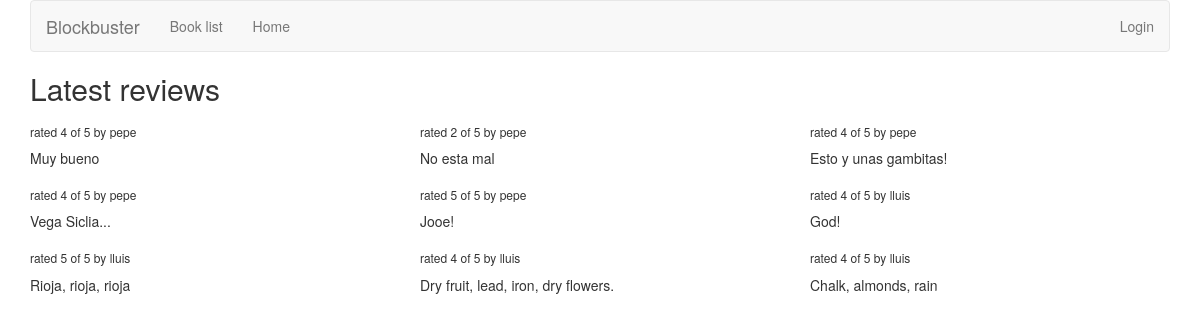
The app's page /bookfinder/ with its own data.
### bookfinder/models.py (models this page shows)
class Review(models.Model):
    RATING_CHOICES = (
        (1, '1'),
        (2, '2'),
        (3, '3'),
        (4, '4'),
        (5, '5'),
    )
    book = models.ForeignKey(Book)
    pub_date = models.DateTimeField('date published')
    user_name = models.CharField(max_length=100)
    comment = models.CharField(max_length=200)
    rating = models.IntegerField(choices=RATING_CHOICES)

### bookfinder/views.py (the view)
def review_list(request):
    latest_review_list = Review.objects.order_by('-pub_date')[:9]
    context = {'latest_review_list':latest_review_list}
    return render(request, 'bookfinder/review_list.html', context)

### bookfinder/templates/bookfinder/review_list.html (shortened to what this page needs)
{% extends 'base.html' %}
{% block title %}
  <h2>Latest reviews</h2>
{% endblock %}
{% block content %}
  {% if latest_review_list %}
  <div class="row">
      {% for review in latest_review_list %}
      <div class="col-xs-6 col-lg-4">
          <h6>rated {{ review.rating }} of 5 by {{ review.user_name }}</h6>
          <p>{{ review.comment }}</p>
      </div>
      {% endfor %}
  </div>
  {% else %}
    <p>No reviews are available.</p>
  {% endif %}
{% endblock %}

### records on screen
Review: rating "4", user_name "pepe", comment "Muy bueno"
Review: rating "2", user_name "pepe", comment "No esta mal"
Review: rating "4", user_name "pepe", comment "Esto y unas gambitas!"
Review: rating "4", user_name "pepe", comment "Vega Siclia..."
Review: rating "5", user_name "pepe", comment "Jooe!"
Review: rating "4", user_name "lluis", comment "God!"
Review: rating "5", user_name "lluis", comment "Rioja, rioja, rioja"
Review: rating "4", user_name "lluis", comment "Dry fruit, lead, iron, dry flowers."
Review: rating "4", user_name "lluis", comment "Chalk, almonds, rain"
